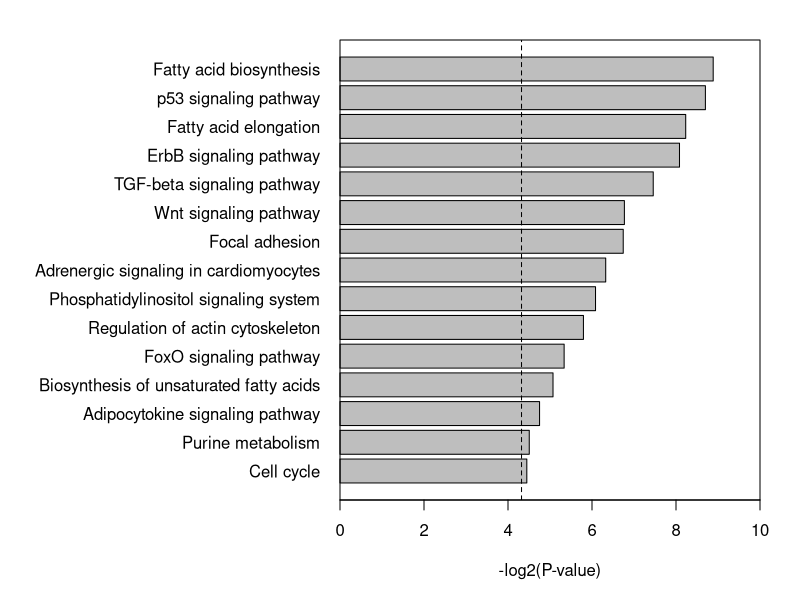

R code for this plot:


setwd("/NextGenSeqData/project-data/chirag/projects/zebrafishCage/alternativeTranscript/githubDataCode")

A = read.table("KEGGPathways.txt", sep="\t", header=TRUE)
A1=A[order(A$P.value),]
A1=A1[A1$P.value <=0.05,]

pdf (file="FigKEGGPathway.pdf", useDingbats=FALSE)
par (mar=c(5,17,2,2))
barplot(rev(-log2(A1$P.value)), horiz=T, las=1, names.arg=rev(A1$Term),xlim=c(0,10), xlab="-log2(P-value)")
abline(v=-log2(0.05), lty=2)
box()
dev.off()







